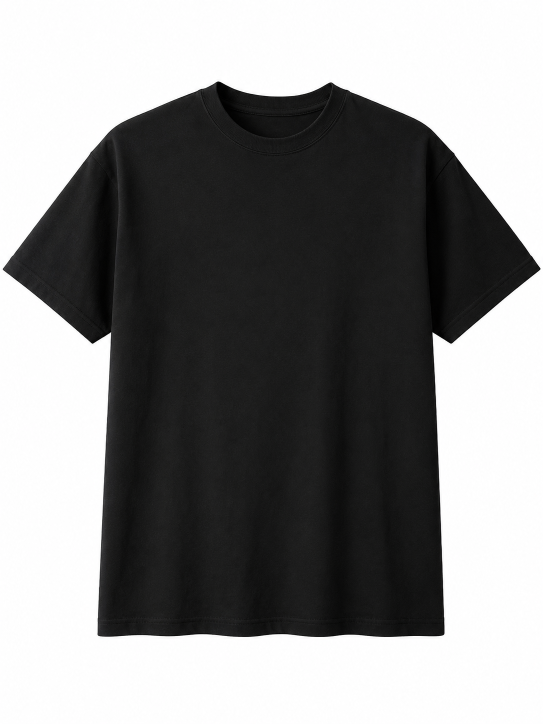
#> input picture pod/inbox/handover/handover/generate/blank.png, 1086 x 1448 px, found by its file name (shown at 1/2 size)
$ python photo_mockup.py
#> lines starting #> are read from the running program, lines starting #| are printed output that depends on the picture; after the words box and inside, x2 and y2 are one past the last pixel; in counts of white or black regions, pixels touching at a corner belong together
"""
photo_mockup.py — composites artwork onto the real photographed blank.

Everything is derived from the photo itself, so this same module works for any
garment photo you drop in later (different blank, on-model, second angle):

  mask   : garment vs background, from luminance + flood fill from the corners
  shade  : the photo's own luminance, normalised — real folds and lighting
  disp   : gradient of that luminance — the print bends where the fabric bends

Print placement is set once in PRINT_BOX as a fraction of the garment bbox,
so it stays correct even if the photo is re-cropped.
"""

import os
import numpy as np
from PIL import Image, ImageFilter
from scipy.ndimage import (binary_fill_holes, gaussian_filter, map_coordinates,
                           binary_erosion, label)

# Look for the blank tee next to this script first, then fall back to any
# path in the BLANK_TEE env var. Hardcoding an absolute path breaks the moment
# the code moves to another machine.
BLANK = os.environ.get("BLANK_TEE") or os.path.join(
    os.path.dirname(os.path.abspath(__file__)), "blank.png")
if not os.path.exists(BLANK):
    raise SystemExit(f"blank tee image not found at {BLANK} — "
                     "put blank.png beside this script or set BLANK_TEE")
# The mockup IS the listing image — it does the selling, so it should support
# eBay's zoom rather than scrape the minimum. 1600 was the floor; 2400 lets a
# buyer zoom into the artwork.
#
# The blank photo is only 1086x1448, so the garment itself is upscaled. That is
# acceptable because the shirt is largely flat black, while the ARTWORK is
# composited from a 3600x4800 source and stays genuinely sharp.
# Square, and cropped to the garment. Measured against competitors on an eBay
# results row: their shirts filled 96-98% of the thumbnail, ours only 78%,
# because the blank photo carries a band of empty space above and below the
# shirt. On a scrolling page that makes the listing look smaller and weaker.
OUT_W, OUT_H = 2000, 2000

# Fraction of the frame left as breathing room around the garment.
FRAME_MARGIN = 0.025

# ---- print window, as fractions of the GARMENT bounding box ----
# Sized to a real A3 transfer (11.7 x 16.5in), which is what the DTF press
# takes. That lands around 52% of garment width — in line with what the
# high-volume sellers actually print, and well clear of the sleeve seams
# where a transfer edge would crease and lift.
# Narrower than before. Measured on a reference design he liked, the artwork
# was 39% of the shirt width; this was 52%, which ran too close to the seams.
PRINT_BOX = (0.300, 0.200, 0.700, 0.560)

# Tall designs (illustration stacked with text) get a deeper window so they
# do not shrink to fit; wide designs use the standard one.
TALL_Y1 = 0.740

DISPLACE = 9.0      # px of warp at full fold gradient
SHADE_MIX = 1.00    # 1.0 = folds fully modulate the ink
INK_OPACITY = 0.94  # ink sits into the weave, never a flat sticker

# INK_RGB is used ONLY when the artwork is a single-colour design (the text
# pipeline). Full-colour graphics keep their own colours — the earlier version
# painted every design flat white, which is why colourful dragons came out as
# greyscale prints.
INK_RGB = (246, 246, 243)   # white plastisol/DTG, not pure #FFF
FORCE_WHITE = False         # set True only for single-colour text designs


def _load():
    img = Image.open(BLANK).convert("RGB")
#> img is the input picture: PIL image 1086x1448 RGB; mean R, G, B 137, 137, 137

    # Crop the blank down to the garment before anything else, so the shirt
    # fills the frame instead of floating in white space.
    a0 = np.asarray(img.convert("L"))
    sm = a0 < 118
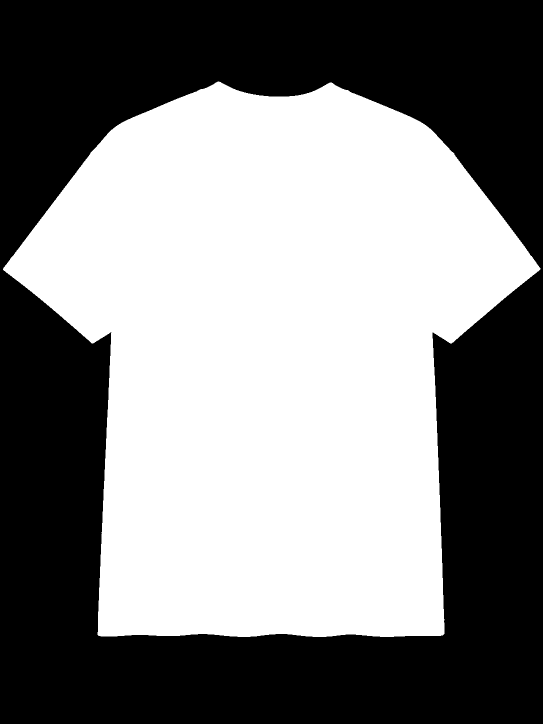
#> sm: shape (1448, 1086) bool (shown at 1/2 size); 51.1% white; 1 black region, box (x1, y1, x2, y2) and area: (0, 0, 1086, 1448) 769137
    ys0, xs0 = np.where(sm)
    if len(ys0):
        pad_x = int((xs0.max() - xs0.min()) * FRAME_MARGIN)
#> pad_x = 26
        pad_y = int((ys0.max() - ys0.min()) * FRAME_MARGIN)
#> pad_y = 27
        box = (max(0, xs0.min() - pad_x), max(0, ys0.min() - pad_y),
               min(img.width, xs0.max() + pad_x),
               min(img.height, ys0.max() + pad_y))
#> box = (0, 136, 1086, 1300)
        # Square, but NEVER outside the source image.
        #
        # The first version took max(width, height) around the shirt's centre.
        # The shirt is taller than it is wide, so the crop ran past the left
        # and right edges — and PIL fills out-of-bounds with BLACK. Live
        # listings showed a black bar down each side of the photo, on those
        # two sides only, because that was the dimension that did not fit.
        #
        # Clamp the square to what actually exists, then pad the remainder
        # with the blank's own background colour rather than black.
        bw, bh = box[2] - box[0], box[3] - box[1]
#> bw = 1086; bh = 1164
        cx, cy = (box[0] + box[2]) // 2, (box[1] + box[3]) // 2
#> cx = 543; cy = 718
        side = min(max(bw, bh), img.width, img.height)
#> side = 1086
        half = side // 2
#> half = 543
        x0 = max(0, min(cx - half, img.width - side))
#> x0 = 0
        y0 = max(0, min(cy - half, img.height - side))
#> y0 = 175
        img = img.crop((x0, y0, x0 + side, y0 + side))
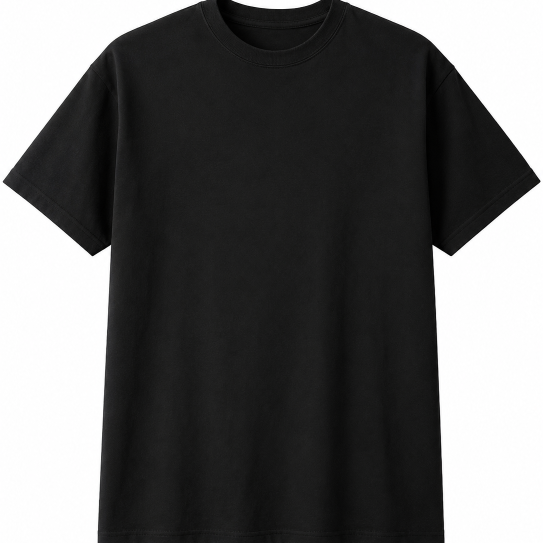
#> img: PIL image 1086x1086 RGB (shown at 1/2 size); mean R, G, B 99.6, 99.6, 99.6

    img = img.resize((OUT_W, OUT_H), Image.LANCZOS)
#> img: PIL image 2000x2000 RGB
    arr = np.asarray(img).astype(np.float32)
    lum = arr.mean(2)

    # --- garment mask: dark region, flood-filled, largest component only ---
    m = lum < 118
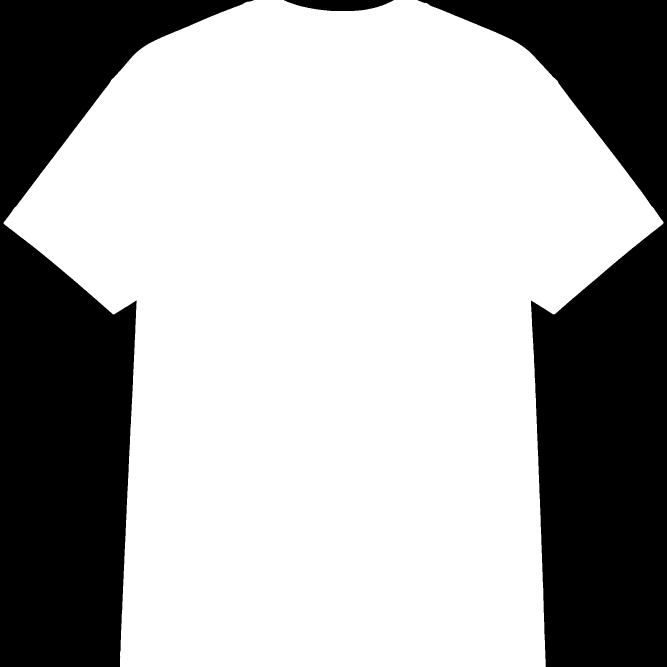
#> m: shape (2000, 2000) bool (shown at 1/3 size); 67.5% white; 3 black regions, box (x1, y1, x2, y2) and area: (0, 0, 761, 2000) 649355, (1253, 0, 2000, 2000) 644478, (852, 0, 1181, 33) 7798
    m = binary_fill_holes(m)
    lbl, n = label(m)
#> n = 1
    if n > 1:
        sizes = np.bincount(lbl.ravel())
        sizes[0] = 0
        m = lbl == sizes.argmax()
    mask = gaussian_filter(m.astype(np.float32), 1.2)

    # --- shading: the photo's own luminance inside the garment ---
    inside = binary_erosion(m, iterations=6)
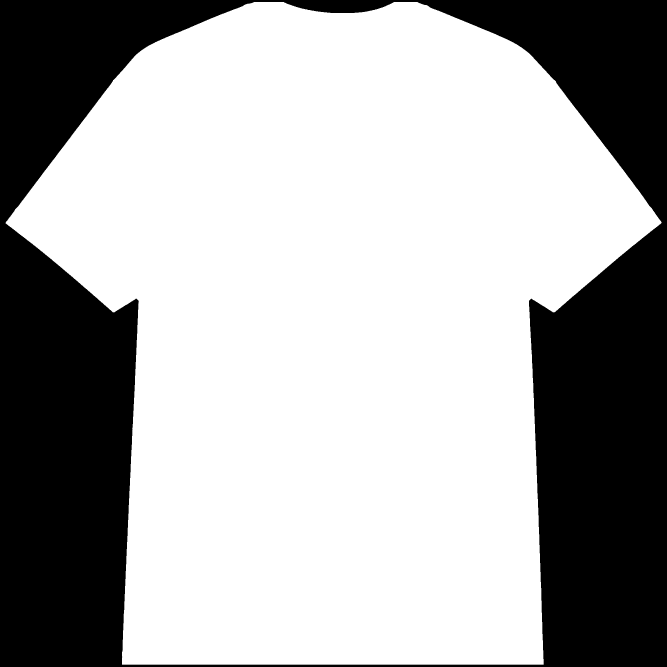
#> inside: shape (2000, 2000) bool (shown at 1/3 size); 66.5% white; 1 black region, box (x1, y1, x2, y2) and area: (0, 0, 2000, 2000) 1340397
    vals = lum[inside]
    mid = np.median(vals)
#> mid = 26
    shade = np.clip(lum / max(mid, 1.0), 0.35, 2.2)
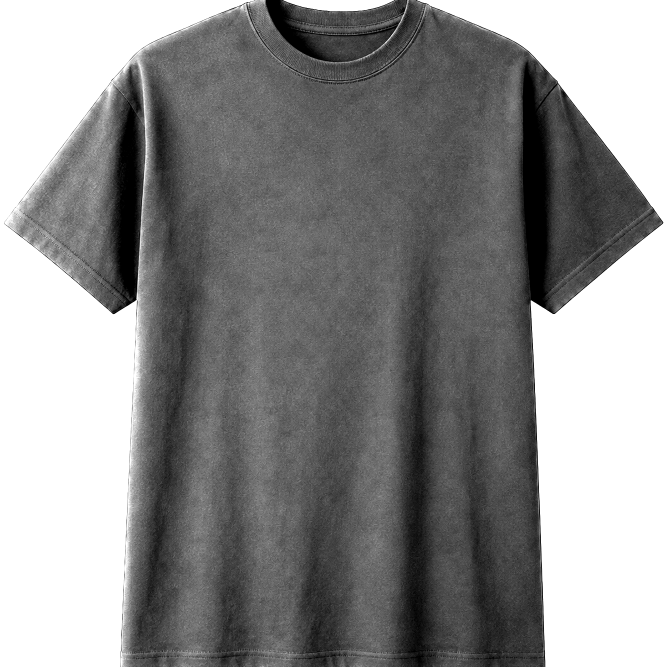
#> shade: shape (2000, 2000) float32 (shown at 1/3 size); min 0.35, max 2.2, mean 1.38; drawn with min black and max white
    shade = gaussian_filter(shade, 1.5).astype(np.float32)

    return img, arr, lum, m, mask, shade


BASE_IMG, BASE_ARR, LUM, MASK_BOOL, MASK, SHADE = _load()

ys, xs = np.where(MASK_BOOL)
GX0, GX1, GY0, GY1 = xs.min(), xs.max(), ys.min(), ys.max()
#> GX0 = 11; GX1 = 1990; GY0 = 0; GY1 = 1999
GW, GH = GX1 - GX0, GY1 - GY0
#> GW = 1979; GH = 1999

# --- displacement field from the fold structure ---
_s = gaussian_filter(LUM, 6)
_gy, _gx = np.gradient(_s)
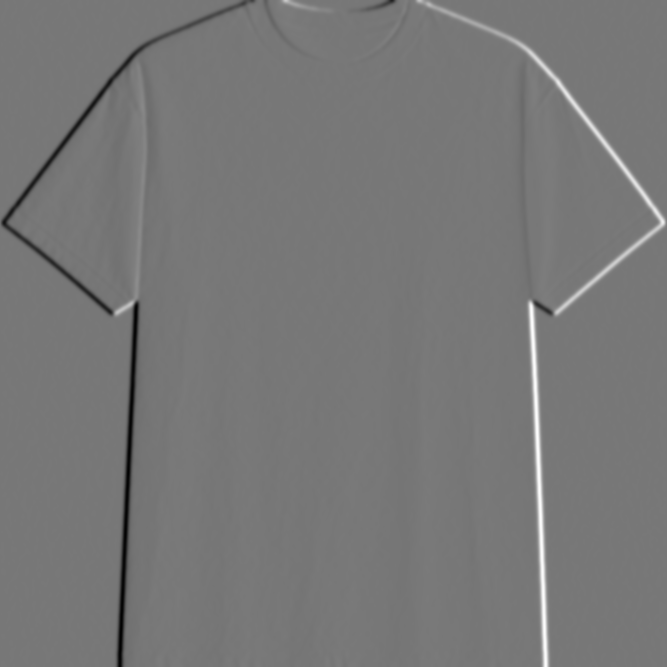
#> _gx: shape (2000, 2000) float32 (shown at 1/3 size); min -13.67, max 15.4, mean 3.01e-05; drawn with min black and max white
_n = max(np.abs(_gx).max(), np.abs(_gy).max(), 1e-6)
_gx, _gy = (_gx / _n).astype(np.float32), (_gy / _n).astype(np.float32)
_YY, _XX = np.mgrid[0:OUT_H, 0:OUT_W].astype(np.float32)
_COORDS = np.stack([_YY + _gy * DISPLACE, _XX + _gx * DISPLACE])


def print_window():
    x0 = GX0 + PRINT_BOX[0] * GW
#> x0 = 604.7
    y0 = GY0 + PRINT_BOX[1] * GH
#> y0 = 399.8
    x1 = GX0 + PRINT_BOX[2] * GW
#> x1 = 1396.3
    y1 = GY0 + PRINT_BOX[3] * GH
#> y1 = 1119.4
    return int(x0), int(y0), int(x1), int(y1)


PX0, PY0, PX1, PY1 = print_window()
#> PX0 = 604; PY0 = 399; PX1 = 1396; PY1 = 1119

# soft-edged print mask so ink can't spill onto the background or sleeves
_pw = np.zeros((OUT_H, OUT_W), np.float32)
_pw[PY0:int(GY0 + (TALL_Y1 + 0.02) * GH), PX0:PX1] = 1.0
PRINT_MASK = gaussian_filter(_pw, 2.5) * MASK
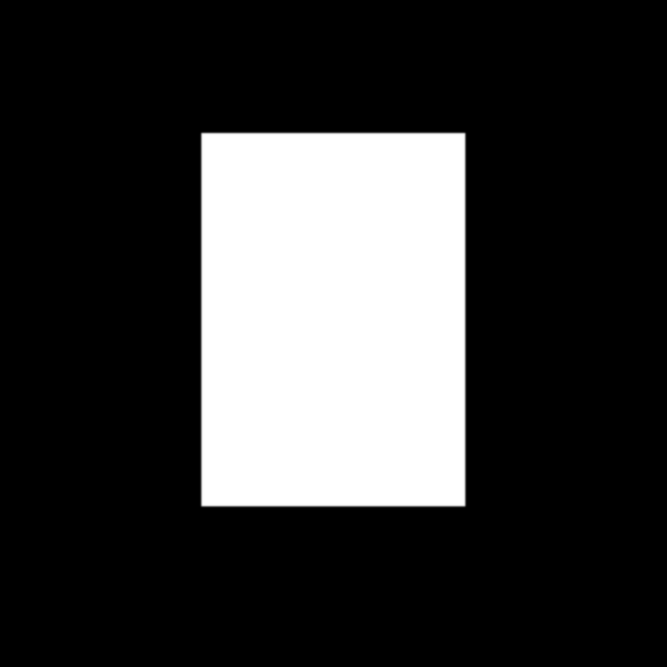
#> PRINT_MASK: shape (2000, 2000) float32 (shown at 1/3 size); min 0, max 1, mean 0.222
#> _pw: shape (2000, 2000) float32; values 0 (black) and 1 (white), 22.2% white; 1 white region, box (x1, y1, x2, y2) and area: (604, 399, 1396, 1519) 887040

# window-local copy of the displacement map, used by the fast path in build()
_WINDOW_COORDS = np.ascontiguousarray(_COORDS[:, PY0:PY1, PX0:PX1]).copy()
_WINDOW_COORDS[0] -= PY0
_WINDOW_COORDS[1] -= PX0


# [67 lines left out: function build, not called in this run]


if __name__ == "__main__":
    os.makedirs("mock", exist_ok=True)
#> (the run stopped early here; a loop or call above may not have finished)
